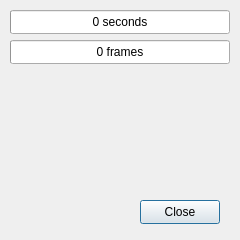
<?xml version="1.0" encoding="UTF-8"?>
<ui version="4.0">
 <class>nVideoStatus</class>
 <widget class="QWidget" name="nVideoStatus">
  <property name="geometry">
   <rect>
    <x>0</x>
    <y>0</y>
    <width>240</width>
    <height>240</height>
   </rect>
  </property>
  <property name="windowTitle">
   <string>Video status</string>
  </property>
  <property name="toolTip">
   <string>Video status</string>
  </property>
  <property name="statusTip">
   <string>Video status</string>
  </property>
  <property name="whatsThis">
   <string>Video status</string>
  </property>
  <widget class="QProgressBar" name="AudioBuffer">
   <property name="geometry">
    <rect>
     <x>10</x>
     <y>10</y>
     <width>220</width>
     <height>24</height>
    </rect>
   </property>
   <property name="toolTip">
    <string>Audio buffer size</string>
   </property>
   <property name="statusTip">
    <string>Audio buffer size</string>
   </property>
   <property name="whatsThis">
    <string>Audio buffer size</string>
   </property>
   <property name="maximum">
    <number>20</number>
   </property>
   <property name="value">
    <number>0</number>
   </property>
   <property name="format">
    <string>%v seconds</string>
   </property>
  </widget>
  <widget class="QProgressBar" name="VideoBuffer">
   <property name="geometry">
    <rect>
     <x>10</x>
     <y>40</y>
     <width>220</width>
     <height>24</height>
    </rect>
   </property>
   <property name="toolTip">
    <string>Video buffer size</string>
   </property>
   <property name="statusTip">
    <string>Video buffer size</string>
   </property>
   <property name="whatsThis">
    <string>Video buffer size</string>
   </property>
   <property name="maximum">
    <number>500</number>
   </property>
   <property name="value">
    <number>0</number>
   </property>
   <property name="format">
    <string>%v frames</string>
   </property>
  </widget>
  <widget class="QPushButton" name="Close">
   <property name="geometry">
    <rect>
     <x>140</x>
     <y>200</y>
     <width>80</width>
     <height>24</height>
    </rect>
   </property>
   <property name="text">
    <string>Close</string>
   </property>
   <property name="default">
    <bool>true</bool>
   </property>
  </widget>
  <widget class="QLabel" name="VideoIndex">
   <property name="geometry">
    <rect>
     <x>10</x>
     <y>70</y>
     <width>220</width>
     <height>24</height>
    </rect>
   </property>
   <property name="toolTip">
    <string>Video Index</string>
   </property>
   <property name="statusTip">
    <string>Video Index</string>
   </property>
   <property name="whatsThis">
    <string>Video Index</string>
   </property>
   <property name="text">
    <string/>
   </property>
  </widget>
  <widget class="QLabel" name="VideoPending">
   <property name="geometry">
    <rect>
     <x>10</x>
     <y>100</y>
     <width>220</width>
     <height>24</height>
    </rect>
   </property>
   <property name="toolTip">
    <string>Video Pending Index</string>
   </property>
   <property name="statusTip">
    <string>Video Pending Index</string>
   </property>
   <property name="whatsThis">
    <string>Video Pending Index</string>
   </property>
   <property name="text">
    <string/>
   </property>
  </widget>
  <widget class="QLabel" name="FPS">
   <property name="geometry">
    <rect>
     <x>10</x>
     <y>130</y>
     <width>220</width>
     <height>24</height>
    </rect>
   </property>
   <property name="text">
    <string/>
   </property>
  </widget>
  <widget class="QLabel" name="Next">
   <property name="geometry">
    <rect>
     <x>10</x>
     <y>160</y>
     <width>220</width>
     <height>24</height>
    </rect>
   </property>
   <property name="text">
    <string/>
   </property>
  </widget>
 </widget>
 <resources/>
 <connections>
  <connection>
   <sender>Close</sender>
   <signal>clicked()</signal>
   <receiver>nVideoStatus</receiver>
   <slot>Close()</slot>
   <hints>
    <hint type="sourcelabel">
     <x>179</x>
     <y>371</y>
    </hint>
    <hint type="destinationlabel">
     <x>119</x>
     <y>199</y>
    </hint>
   </hints>
  </connection>
 </connections>
</ui>
